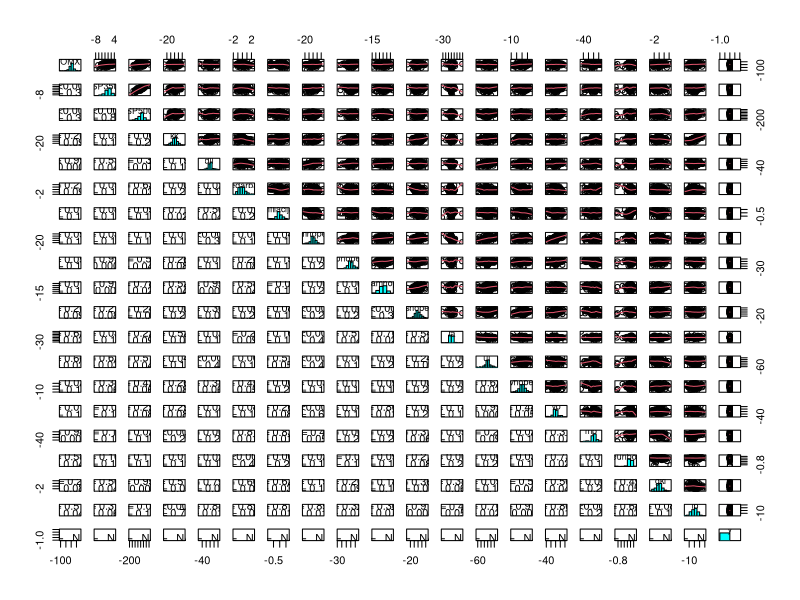

Write R code to recreate this figure.
## ---- chunk 1
library("quantmod")
library("forecast")
library("xts")
library("dplyr")
## ---- chunk 2
data=read.csv("rawdata.csv")

data[ data == ":" ] = NA
data=data[complete.cases(data),]
rownames(data)<-NULL


panel.hist <- function(x, ...)    #ši funkcija reikalinga grafikų lentelei išbrėžti (histogramos pateikimui)                        
{
  usr <- par("usr"); on.exit(par(usr))
  par(usr = c(usr[1:2], 0, 1.5) )
  h <- hist(x, plot = FALSE)
  breaks <- h$breaks; nB <- length(breaks)
  y <- h$counts; y <- y/max(y)
  rect(breaks[-nB], 0, breaks[-1], y, col = "cyan", ...)
}

panel.cor2 <- function(x, y, digits=2, cex.cor)
{
  usr <- par("usr"); on.exit(par(usr))
  par(usr = c(0, 1, 0, 1))
  r <- abs(cor(x, y))
  txt <- format(c(r, 0.123456789), digits=digits)[1]
  test <- cor.test(x,y)
  Signif <- ifelse(round(test$p.value,3)<0.001,"p<0.001",paste("p=",round(test$p.value,3)))  
  text(0.5, 0.25, paste("r=",txt))
  text(.5, .75, Signif)
}
panel.cor <- function(x, y, digits = 2, prefix = "", cex.cor,...)    #ši funkcija reikalinga grafikų lentelei
    #išbrėžti (koreliacijos koeficiento radimui)
{
  usr <- par("usr"); on.exit(par(usr))
  par(usr = c(0, 1, 0, 1))
  r <- abs(cor(x, y))
  txt <- format(c(r, 0.123456789), digits = digits)[1]
  txt <- paste0(prefix, txt)
  if(missing(cex.cor)) cex.cor <- 0.8/strwidth(txt)
  text(0.5, 0.5, txt, cex = 3)
}


data2=apply(data[,-1],2,as.numeric)
rownames(data2)=data[,1]
data2=data.frame(data2)
data2$nedarbas=data2$nedarbas/10


data3=data.frame(diff(as.matrix(data2)))


mod3=lm(log(OMX)~log(SP350)+mp+vp+ta+ul+dll+mhope+shope+phope+vhope+pramhope+euribor+nedarbas+infliacija+gkl,data=data3)
summary(mod3)
pairs(data3,upper.panel=panel.smooth,diag.panel=panel.hist, lower.panel=panel.cor2)         #su diferencijuotais duomenim
